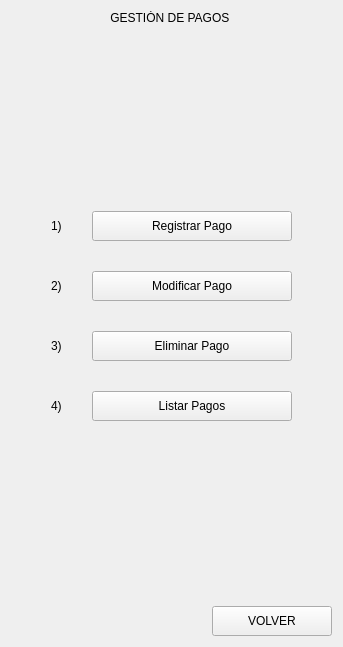
               <widget class="QWidget" name="page_9gestion_pagos">
                <layout class="QVBoxLayout" name="verticalLayout_29">
                 <item>
                  <widget class="QLabel" name="label_8">
                   <property name="text">
                    <string>GESTIÓN DE PAGOS </string>
                   </property>
                   <property name="alignment">
                    <set>Qt::AlignmentFlag::AlignCenter</set>
                   </property>
                  </widget>
                 </item>
                 <item>
                  <spacer name="verticalSpacer_16">
                   <property name="orientation">
                    <enum>Qt::Orientation::Vertical</enum>
                   </property>
                   <property name="sizeHint" stdset="0">
                    <size>
                     <width>20</width>
                     <height>180</height>
                    </size>
                   </property>
                  </spacer>
                 </item>
                 <item>
                  <layout class="QHBoxLayout" name="horizontalLayout_24">
                   <property name="spacing">
                    <number>30</number>
                   </property>
                   <item>
                    <spacer name="horizontalSpacer_24">
                     <property name="orientation">
                      <enum>Qt::Orientation::Horizontal</enum>
                     </property>
                     <property name="sizeHint" stdset="0">
                      <size>
                       <width>40</width>
                       <height>20</height>
                      </size>
                     </property>
                    </spacer>
                   </item>
                   <item>
                    <layout class="QVBoxLayout" name="verticalLayout_28">
                     <property name="spacing">
                      <number>30</number>
                     </property>
                     <item>
                      <widget class="QLabel" name="label_51">
                       <property name="text">
                        <string>1)</string>
                       </property>
                      </widget>
                     </item>
                     <item>
                      <widget class="QLabel" name="label_52">
                       <property name="text">
                        <string>2)</string>
                       </property>
                      </widget>
                     </item>
                     <item>
                      <widget class="QLabel" name="label_53">
                       <property name="text">
                        <string>3)</string>
                       </property>
                      </widget>
                     </item>
                     <item>
                      <widget class="QLabel" name="label_54">
                       <property name="text">
                        <string>4)</string>
                       </property>
                      </widget>
                     </item>
                    </layout>
                   </item>
                   <item>
                    <layout class="QVBoxLayout" name="verticalLayout_27">
                     <property name="spacing">
                      <number>30</number>
                     </property>
                     <item>
                      <widget class="QPushButton" name="pushButton_22">
                       <property name="minimumSize">
                        <size>
                         <width>200</width>
                         <height>30</height>
                        </size>
                       </property>
                       <property name="text">
                        <string>Registrar Pago</string>
                       </property>
                       <property name="icon">
                        <iconset>
                         <normaloff>img/file-plus.svg</normaloff>img/file-plus.svg</iconset>
                       </property>
                      </widget>
                     </item>
                     <item>
                      <widget class="QPushButton" name="pushButton_23">
                       <property name="minimumSize">
                        <size>
                         <width>120</width>
                         <height>30</height>
                        </size>
                       </property>
                       <property name="text">
                        <string>Modificar Pago</string>
                       </property>
                       <property name="icon">
                        <iconset>
                         <normaloff>img/tool.svg</normaloff>img/tool.svg</iconset>
                       </property>
                      </widget>
                     </item>
                     <item>
                      <widget class="QPushButton" name="pushButton_24">
                       <property name="minimumSize">
                        <size>
                         <width>120</width>
                         <height>30</height>
                        </size>
                       </property>
                       <property name="text">
                        <string>Eliminar Pago</string>
                       </property>
                       <property name="icon">
                        <iconset>
                         <normaloff>img/trash-2.svg</normaloff>img/trash-2.svg</iconset>
                       </property>
                      </widget>
                     </item>
                     <item>
                      <widget class="QPushButton" name="pushButton_25">
                       <property name="minimumSize">
                        <size>
                         <width>120</width>
                         <height>30</height>
                        </size>
                       </property>
                       <property name="text">
                        <string>Listar Pagos</string>
                       </property>
                       <property name="icon">
                        <iconset>
                         <normaloff>img/database.svg</normaloff>img/database.svg</iconset>
                       </property>
                      </widget>
                     </item>
                    </layout>
                   </item>
                   <item>
                    <spacer name="horizontalSpacer_25">
                     <property name="orientation">
                      <enum>Qt::Orientation::Horizontal</enum>
                     </property>
                     <property name="sizeHint" stdset="0">
                      <size>
                       <width>40</width>
                       <height>20</height>
                      </size>
                     </property>
                    </spacer>
                   </item>
                  </layout>
                 </item>
                 <item>
                  <spacer name="verticalSpacer_15">
                   <property name="orientation">
                    <enum>Qt::Orientation::Vertical</enum>
                   </property>
                   <property name="sizeHint" stdset="0">
                    <size>
                     <width>20</width>
                     <height>179</height>
                    </size>
                   </property>
                  </spacer>
                 </item>
                 <item>
                  <layout class="QHBoxLayout" name="horizontalLayout_33">
                   <item>
                    <spacer name="horizontalSpacer_22">
                     <property name="orientation">
                      <enum>Qt::Orientation::Horizontal</enum>
                     </property>
                     <property name="sizeHint" stdset="0">
                      <size>
                       <width>40</width>
                       <height>20</height>
                      </size>
                     </property>
                    </spacer>
                   </item>
                   <item>
                    <widget class="QPushButton" name="pushButton_26">
                     <property name="minimumSize">
                      <size>
                       <width>120</width>
                       <height>30</height>
                      </size>
                     </property>
                     <property name="text">
                      <string>VOLVER</string>
                     </property>
                     <property name="icon">
                      <iconset>
                       <normaloff>img/corner-down-left.svg</normaloff>img/corner-down-left.svg</iconset>
                     </property>
                    </widget>
                   </item>
                  </layout>
                 </item>
                </layout>
               </widget>
